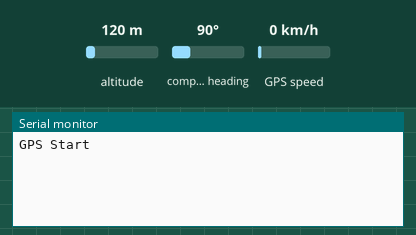
Bench run of a sketch on a simulated Arduino Mega 2560, built with avr-gcc and run on an emulated ATmega2560. Shown: the last lines printed to the serial monitor. The inputs (shaded band) are chosen by the test bench; at power-on: altitude 120 m, GPS speed 0 km/h, compass heading 90°. The GPS gets a fix after 3 s at 37.7749, -122.4194 with 8 satellites.

Above: at 1.2 s.
1.3 s: altitude set to 20 m
At 3.5 s:
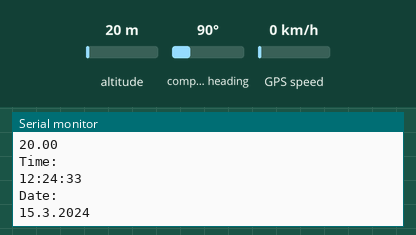
4.5 s: GPS speed set to 2 km/h
At 5.8 s:
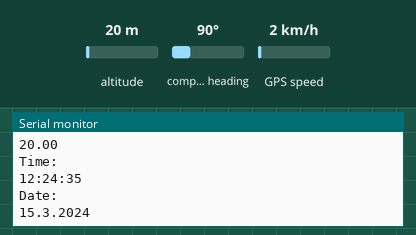
6.0 s: altitude set to 250 m
At 6.9 s:
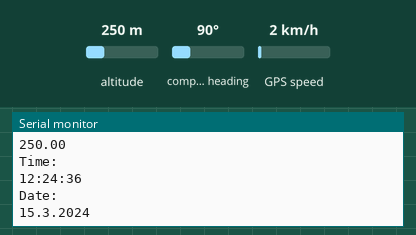
Timing chart, 0 to 9.0 s (numbered marks = the images above; inputs shaded):
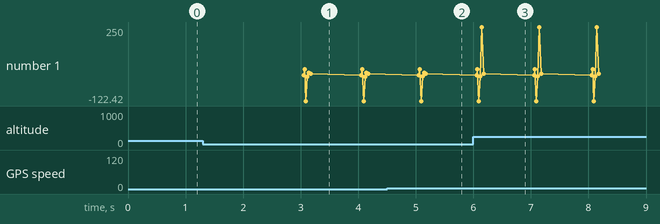

Measured:
- after the input at 1.3 s, the serial monitor: prints a new line after 1.8 s (image 1)
- after the input at 4.5 s, the serial monitor: prints a new line after 0.62 s (image 2)
- after the input at 6.0 s, the serial monitor: prints a new line after 0.15 s (image 3)

The sketch:

GPS.ino
```cpp
#include "TinyGPS++.h"
//#include "SoftwareSerial.h"

//SoftwareSerial serial_connection(10, 11); //RX=pin 10, TX=pin 11
TinyGPSPlus gps;//This is the GPS object that will pretty much do all the grunt work with the NMEA data
//TinyGPSCustom magneticVariation(gps, "GPRMC", 10);
void setup()
{
  Serial.begin(9600);//This opens up communications to the Serial monitor in the Arduino IDE
  Serial1.begin(9600);//This opens up communications to the GPS
  Serial.println("GPS Start");//Just show to the monitor that the sketch has started
}

void loop()
{
  while(Serial1.available())//While there are characters to come from the GPS
  {
    gps.encode(Serial1.read());//This feeds the serial NMEA data into the library one char at a time
  }
//      Serial.print("charsProcessed");
//      Serial.println(gps.charsProcessed());
//
//      Serial.print("sentencesWithFix");
//      Serial.println(gps.sentencesWithFix());
//
//      Serial.print("failedChecksum");
//      Serial.println(gps.failedChecksum());
//
//      Serial.print("passedChecksum");
//      Serial.println(gps.passedChecksum());
//
//if (magneticVariation.isUpdated())
//{
//  Serial.print("Magnetic variation is ");
//  Serial.println(magneticVariation.value());
//}


  if(gps.location.isUpdated())//This will pretty much be fired all the time anyway but will at least reduce it to only after a package of NMEA data comes in
  {
    //Get the latest info from the gps object which it derived from the data sent by the GPS unit
    Serial.println("Satellite Count:");
    Serial.println(gps.satellites.value());
    Serial.println("Latitude:");
    Serial.println(gps.location.lat(), 6);
    Serial.println("Longitude:");
    Serial.println(gps.location.lng(), 6);
    Serial.println("Speed KMH:");
    Serial.println(gps.speed.kmph());
    Serial.println("Altitude meters:");
    Serial.println(gps.altitude.meters());
    Serial.println("Time:");
    Serial.print(gps.time.hour() + 2);
    Serial.print(":");
    Serial.print(gps.time.minute());
    Serial.print(":");
    Serial.println(gps.time.second());
    Serial.println("Date:");
    Serial.print(gps.date.day());
    Serial.print(".");
    Serial.print(gps.date.month());
    Serial.print(".");
    Serial.print(gps.date.year());
    Serial.println("");
  }
}

/*
 * $GPRMC,183729,A,3907.356,N,12102.482,W,000.0,360.0,080301,015.5,E*6F
 primer za NMEA poraka pred da bide desifrirana
*/
```
